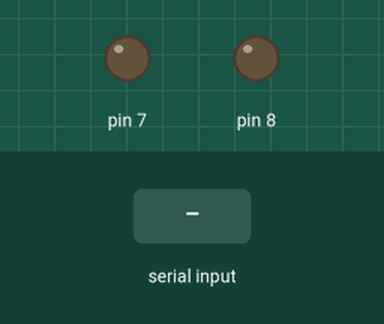
The sketch below on a simulated Arduino Uno, built with avr-gcc and run on an emulated ATmega328P. On the bench: output pins drawn as LEDs (lit = HIGH). Inputs (shaded band) come from the test bench.

Above: at 1.2 s.
1.3 s: "1" received over Serial
At 2.2 s:
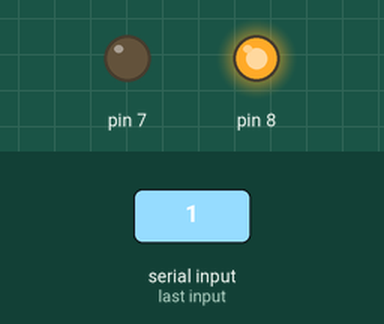
2.8 s: "3" received over Serial
At 3.4 s:
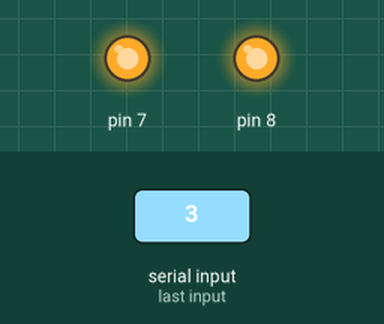
4.3 s: "2" received over Serial
At 5.5 s:
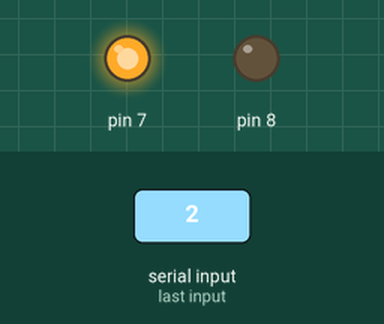
5.8 s: "4" received over Serial
At 6.9 s:
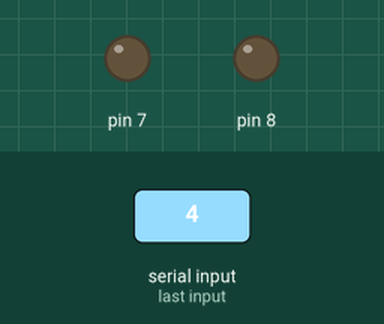
Timing chart, 0 to 8.3 s (numbered marks = the images above; inputs shaded):
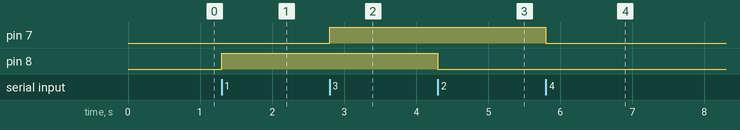

The sketch:

arduinopython.ino
```cpp
/**
**el código es el mismo para bluetooth y para el serial
**/
int mssg = 0; //variable para guardar el mensaje

void setup()
{
   pinMode(8, OUTPUT);
   pinMode(7, OUTPUT);
   Serial.begin(9600); //iniciando Serial
}

void loop()
{
   if (Serial.available() > 0)
   {
      mssg = Serial.read(); //leemos el serial

      if(mssg == '1')
      {
         digitalWrite(8, HIGH); //si recibe '1' encendemos
      }
      else if(mssg == '2')
      {
         digitalWrite(8, LOW); //si recibe '2' apagamos
      }
       if(mssg == '3')
      {
         digitalWrite(7, HIGH); //si recibe '3' apagamos
      }
      else if(mssg == '4')
      {
         digitalWrite(7, LOW); //si recibe '4' encendemos
      }
   }
}
```

Measured:
- after the input at 1.3 s, pin 8: LOW → HIGH at once
- after the input at 2.8 s, pin 7: LOW → HIGH at once
- after the input at 4.3 s, pin 8: HIGH → LOW at once
- after the input at 5.8 s, pin 7: HIGH → LOW at once
